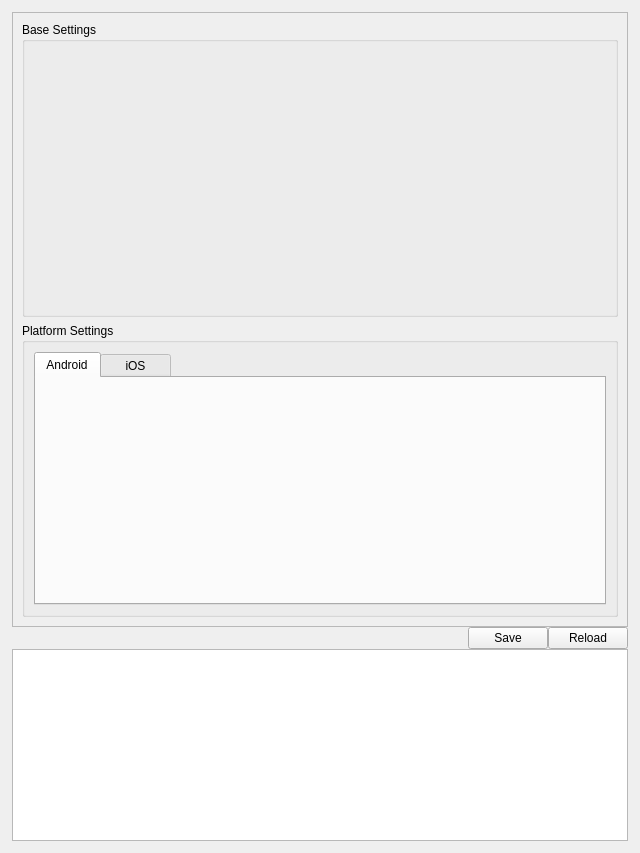
<?xml version="1.0" encoding="UTF-8"?>
<ui version="4.0">
 <class>ProjectSettingsToolWidget</class>
 <widget class="QWidget" name="ProjectSettingsToolWidget">
  <property name="modal" stdset="0">
   <bool>false</bool>
  </property>
  <property name="geometry">
   <rect>
    <x>0</x>
    <y>0</y>
    <width>640</width>
    <height>853</height>
   </rect>
  </property>
  <property name="minimumSize">
   <size>
    <width>640</width>
    <height>0</height>
   </size>
  </property>
  <property name="maximumSize">
   <size>
    <width>16777215</width>
    <height>16777215</height>
   </size>
  </property>
  <property name="windowTitle">
   <string>Project Settings Tool</string>
  </property>
  <layout class="QVBoxLayout" name="verticalLayout">
   <item>
    <layout class="QVBoxLayout" name="mainContentLayout">
     <property name="spacing">
      <number>0</number>
     </property>
     <property name="leftMargin">
      <number>1</number>
     </property>
     <property name="topMargin">
      <number>1</number>
     </property>
     <property name="rightMargin">
      <number>1</number>
     </property>
     <property name="bottomMargin">
      <number>1</number>
     </property>
     <item>
      <layout class="QGridLayout" name="gridLayout_5">
       <item row="1" column="0">
        <widget class="QScrollArea" name="scrollArea">
         <property name="widgetResizable">
          <bool>true</bool>
         </property>
         <widget class="QWidget" name="scrollAreaWidgetContents">
          <property name="geometry">
           <rect>
            <x>0</x>
            <y>0</y>
            <width>616</width>
            <height>612</height>
           </rect>
          </property>
          <layout class="QGridLayout" name="gridLayout_6">
           <item row="0" column="0">
            <layout class="QGridLayout" name="gridLayout_7">
             <item row="1" column="0">
              <widget class="QGroupBox" name="verticalGroupBox_3">
               <property name="title">
                <string>Platform Settings</string>
               </property>
               <layout class="QVBoxLayout" name="verticalLayout_5">
                <item>
                 <widget class="QTabWidget" name="platformTabs">
                  <property name="sizePolicy">
                   <sizepolicy hsizetype="Preferred" vsizetype="Preferred">
                    <horstretch>0</horstretch>
                    <verstretch>0</verstretch>
                   </sizepolicy>
                  </property>
                  <property name="toolTip">
                   <string/>
                  </property>
                  <property name="currentIndex">
                   <number>0</number>
                  </property>
                  <property name="usesScrollButtons">
                   <bool>true</bool>
                  </property>
                  <property name="documentMode">
                   <bool>false</bool>
                  </property>
                  <property name="tabBarAutoHide">
                   <bool>false</bool>
                  </property>
                  <widget class="QWidget" name="androidTab">
                   <attribute name="title">
                    <string>Android</string>
                   </attribute>
                   <layout class="QGridLayout" name="gridLayout_8"/>
                  </widget>
                  <widget class="QWidget" name="iosTab">
                   <attribute name="title">
                    <string>    iOS    </string>
                   </attribute>
                   <layout class="QGridLayout" name="gridLayout_9"/>
                  </widget>
                 </widget>
                </item>
               </layout>
              </widget>
             </item>
             <item row="0" column="0">
              <widget class="QGroupBox" name="baseSettingsGroupBox">
               <property name="sizePolicy">
                <sizepolicy hsizetype="Preferred" vsizetype="Preferred">
                 <horstretch>0</horstretch>
                 <verstretch>0</verstretch>
                </sizepolicy>
               </property>
               <property name="title">
                <string>Base Settings</string>
               </property>
               <layout class="QGridLayout" name="gridLayout"/>
              </widget>
             </item>
            </layout>
           </item>
          </layout>
         </widget>
        </widget>
       </item>
      </layout>
     </item>
     <item>
      <layout class="QHBoxLayout" name="horizontalLayout_2">
       <item>
        <spacer name="horizontalSpacer">
         <property name="orientation">
          <enum>Qt::Horizontal</enum>
         </property>
         <property name="sizeHint" stdset="0">
          <size>
           <width>40</width>
           <height>20</height>
          </size>
         </property>
        </spacer>
       </item>
       <item>
        <widget class="QPushButton" name="saveButton">
         <property name="text">
          <string>Save</string>
         </property>
        </widget>
       </item>
       <item>
        <widget class="QPushButton" name="reloadButton">
         <property name="text">
          <string>Reload</string>
         </property>
        </widget>
       </item>
      </layout>
     </item>
     <item>
      <widget class="QTextBrowser" name="reconfigureLog">
       <property name="sizePolicy">
        <sizepolicy hsizetype="Expanding" vsizetype="Minimum">
         <horstretch>0</horstretch>
         <verstretch>0</verstretch>
        </sizepolicy>
       </property>
      </widget>
     </item>
    </layout>
   </item>
  </layout>
 </widget>
 <resources>
  <include location="ProjectSettingsTool.qrc"/>
 </resources>
 <connections/>
</ui>
